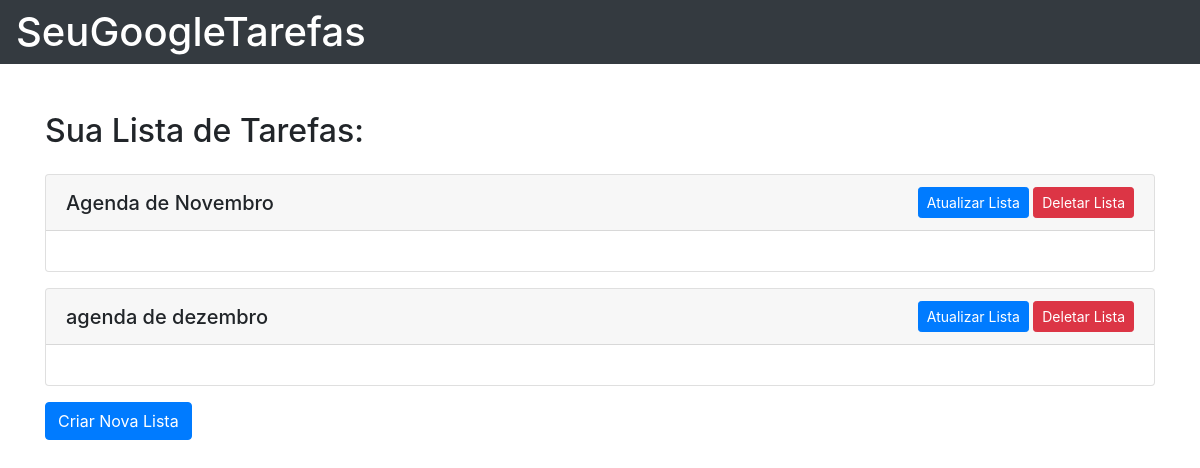
The page /tarefas/ on the database as committed earlier.
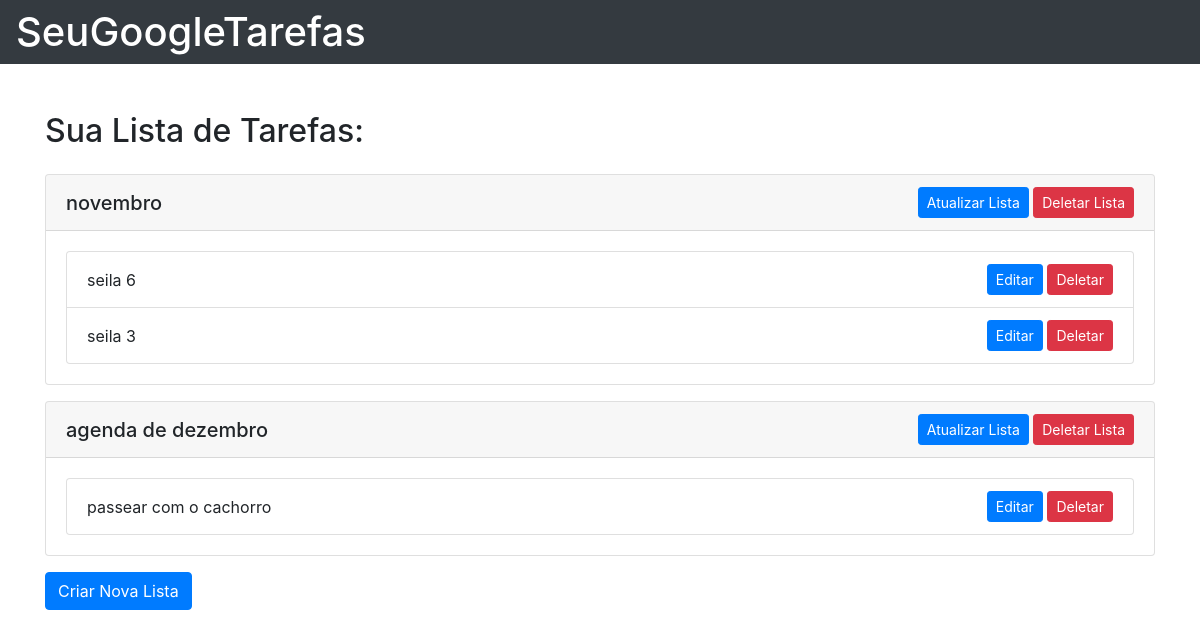
The same page on the database as committed later.
### tarefas/models.py (models this page shows, shortened)
class ListaTarefa(models.Model):
    nome = models.CharField(max_length=255, null=False)
    slug = models.CharField(max_length=255)
    tarefas = models.ManyToManyField("Tarefa")
    class Meta:
        verbose_name = "lista de tarefas"
        verbose_name_plural = "listas de tarefas"

class Tarefa(models.Model):
    nome = models.CharField(max_length=255)
    concluida = models.BooleanField(default=False)
    class Meta:
        verbose_name = "tarefa"
        verbose_name_plural = "tarefas"

### tarefas/views.py (the view)
# urls.py: path('tarefas/', views.lista_tarefas, name='lista-tarefas'),
def lista_tarefas(request):
    listas = ListaTarefa.objects.all()
    return render(request, 'lista_tarefas.html', {'listas': listas})

### tarefas/templates/lista_tarefas.html (shortened to what this page needs)
{% extends "base.html" %}
{% block content %}
{% include "navbar.html" %}
{% if listas %}
<div class="container mt-5">
    <div class="row">
        <div class="col-12">
            <h2 class="mb-4">Sua Lista de Tarefas:</h2>
            {% for lista in listas %}
            <div class="card mb-3">
                <div class="card-header d-flex justify-content-between align-items-center">
                    <h5 class="card-title mb-0">{{ lista.nome }}</h5>
                    <div>
                        <a href="{% url 'atualizar-lista' lista.slug %}"
                           class="btn btn-sm btn-primary">Atualizar Lista</a>
                        <a href="{% url 'deletar-lista' lista.slug %}"
                           class="btn btn-sm btn-danger">Deletar Lista</a>
                    </div>
                </div>
                <div class="card-body">
                    <ul class="list-group">
                        {% for tarefa in lista.tarefas.all %}
                        <li class="list-group-item d-flex justify-content-between align-items-center">
                            {% if tarefa.concluida %}
                            <span class="text-decoration-line-through">{{ tarefa.nome }}</span>
                            {% else %}
                            <span>{{ tarefa.nome }}</span>
                            {% endif %}
                            <div>
                                <a href="{% url 'atualizar-tarefa' lista.slug tarefa.id %}"
                                   class="btn btn-sm btn-primary">Editar</a>
                                <a href="{% url 'deletar-tarefa' lista.slug tarefa.id %}"
                                   class="btn btn-sm btn-danger">Deletar</a>
                            </div>
                        </li>
                        {% endfor %}
                    </ul>
                </div>
            </div>
            {% empty %}
            <div class="alert alert-info">
                Você ainda não tem nenhuma lista de tarefas.
            </div>
            {% endfor %}
            <a href="{% url 'criar-lista' %}" class="btn btn-primary">
                Criar Nova Lista
            </a>
        </div>
    </div>
</div>
{% else %}
<div class="alert alert-info">
    Você ainda não tem nenhuma lista de tarefas.
</div>
{% endif %}
{% endblock %}

### tarefas/templates/base.html (shortened to what this page needs)
{% load static %}
<!doctype html>
<html lang="pt-br">
<head>
  <link rel="stylesheet" href="https://cdn.jsdelivr.net/npm/bootstrap@4.5.3/dist/css/bootstrap.min.css"
>
</head>
<body>
  <div class="w-100 p3">
    {% block content %}
    {% endblock %}
  </div>
</body>
</html>

### tarefas/templates/navbar.html
{% extends "base.html"%}
{% block content %}
<nav class="navbar navbar-dark bg-dark">
    <div class="nav-wrapper black darken-4 white-text">
      <a href="/" class="brand-logo h1 text-white">SeuGoogleTarefas</a>
    </div>
</nav>
{% endblock %}

Rows that differ between the two databases and show on the page:
removed ListaTarefa: nome "Agenda de Novembro"
added ListaTarefa: nome "novembro"
added Tarefa: nome "seila 6", shown under "novembro"
added Tarefa: nome "seila 3", shown under "novembro"
added Tarefa: nome "passear com o cachorro", shown under "agenda de dezembro"
